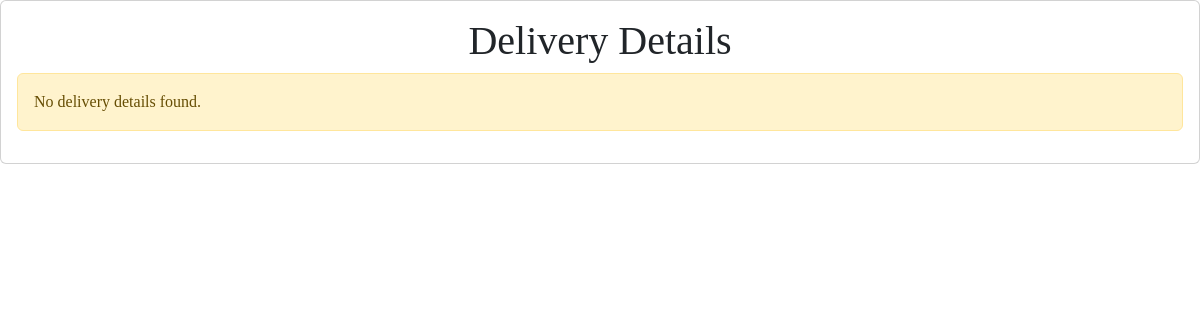
Page /owner_panel/view_delevery.php on the earlier database version.
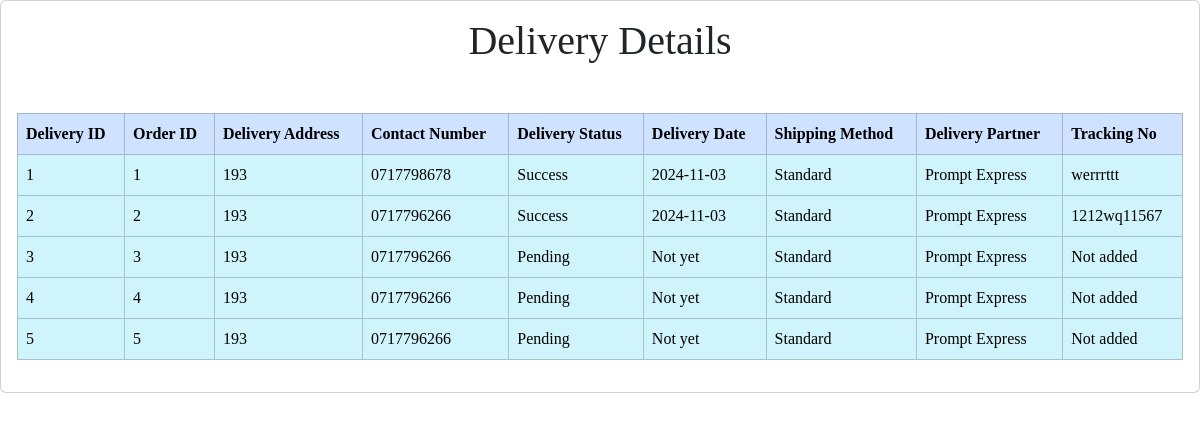
Same page on the later database version.
### tables this page shows
CREATE TABLE `delivery_details` (
  `delivery_id` int(11) NOT NULL,
  `user_id` int(11) NOT NULL,
  `order_id` int(11) NOT NULL,
  `delivery_address` varchar(255) NOT NULL,
  `contact_number` varchar(15) NOT NULL,
  `delivery_status` varchar(50) DEFAULT 'Pending',
  `delivery_date` date DEFAULT NULL,
  `shipping_method` varchar(100) DEFAULT 'Standard',
  `delivery_partner` varchar(100) DEFAULT NULL,
  `created_at` timestamp NOT NULL DEFAULT current_timestamp(),
  `email_sent` tinyint(1) DEFAULT 0,
  `tracking_no` varchar(100) DEFAULT NULL
);

### owner_panel/view_delevery.php (the view, shortened to what this page needs)
<?php
include('../functions/send_email.php');
$get_delivery_details = "
SELECT dd.*, u.user_email
FROM delivery_details dd
JOIN user u ON dd.user_id = u.user_id";
$result_delivery = mysqli_query($con, $get_delivery_details);
?>
<!DOCTYPE html>
<html lang="en">
<head>
    <link rel="stylesheet" href="https://cdnjs.cloudflare.com/ajax/libs/toastr.js/latest/toastr.min.css" />
    <link rel="stylesheet" href="https://maxcdn.bootstrapcdn.com/bootstrap/5.3.3/css/bootstrap.min.css" />
</head>
<body>
    <div class="d-flex justify-content-center" style="border-radius: 15px; font-family:Poppins">
        <div class="card" style="width:100%;">
            <div class="card-body">
                <h1 class="text-center">Delivery Details</h1>
                <?php
                if (mysqli_num_rows($result_delivery) > 0) {
                    echo '<table class="table table-bordered mt-5">';
                    echo '<thead class="table-primary">
                            <tr>
                                <th scope="col">Delivery ID</th>
                                <th scope="col">Order ID</th>
                                <th scope="col">Delivery Address</th>
                                <th scope="col">Contact Number</th>
                                <th scope="col">Delivery Status</th>
                                <th scope="col">Delivery Date</th>
                                <th scope="col">Shipping Method</th>
                                <th scope="col">Delivery Partner</th>
                                <th scope="col">Tracking No</th>
                            </tr>
                        </thead><tbody>';
                    while ($row_delivery = mysqli_fetch_assoc($result_delivery)) {
                        $delivery_id = $row_delivery['delivery_id'];
                        $tracking_no = $row_delivery['tracking_no'];
                        $delivery_date = $row_delivery['delivery_date'];
                        echo "<tr class='table-info'>
                                <td>{$delivery_id}</td>
                                <td>{$row_delivery['order_id']}</td>
                                <td>{$row_delivery['delivery_address']}</td>
                                <td>{$row_delivery['contact_number']}</td>
                                <td>{$row_delivery['delivery_status']}</td>
                                <td>" . ($delivery_date ?: "Not yet") . "</td>
                                <td>{$row_delivery['shipping_method']}</td>
                                <td>{$row_delivery['delivery_partner']}</td>
                                <td>" . ($tracking_no ?: "Not added") . "</td>
                            </tr>";
                    }
                    echo '</tbody></table>';
                } else {
                    echo "<div class='alert alert-warning'>No delivery details found.</div>";
                }
                ?>
            </div>
        </div>
    </div>
</body>
</html>

Differences in the rows shown:
added delivery_details: delivery_id "1", order "1", delivery_address "193", contact_number "0717798678", delivery_status "Success", delivery_date "2024-11-03", shipping_method "Standard", delivery_partner "Prompt Express", tracking_no "werrrttt"
added delivery_details: delivery_id "2", order "2", delivery_address "193", contact_number "0717796266", delivery_status "Success", delivery_date "2024-11-03", shipping_method "Standard", delivery_partner "Prompt Express", tracking_no "1212wq11567"
added delivery_details: delivery_id "3", order "3", delivery_address "193", contact_number "0717796266", delivery_status "Pending", delivery_date "Not yet", shipping_method "Standard", delivery_partner "Prompt Express", tracking_no "Not added"
added delivery_details: delivery_id "4", order "4", delivery_address "193", contact_number "0717796266", delivery_status "Pending", delivery_date "Not yet", shipping_method "Standard", delivery_partner "Prompt Express", tracking_no "Not added"
added delivery_details: delivery_id "5", order "5", delivery_address "193", contact_number "0717796266", delivery_status "Pending", delivery_date "Not yet", shipping_method "Standard", delivery_partner "Prompt Express", tracking_no "Not added"
Other differences:
text no longer shown: "No delivery details found."
text now shown: "Delivery ID Order ID Delivery Address Contact Number Delivery Status Delivery Date Shipping Method Delivery Partner Tracking No"
